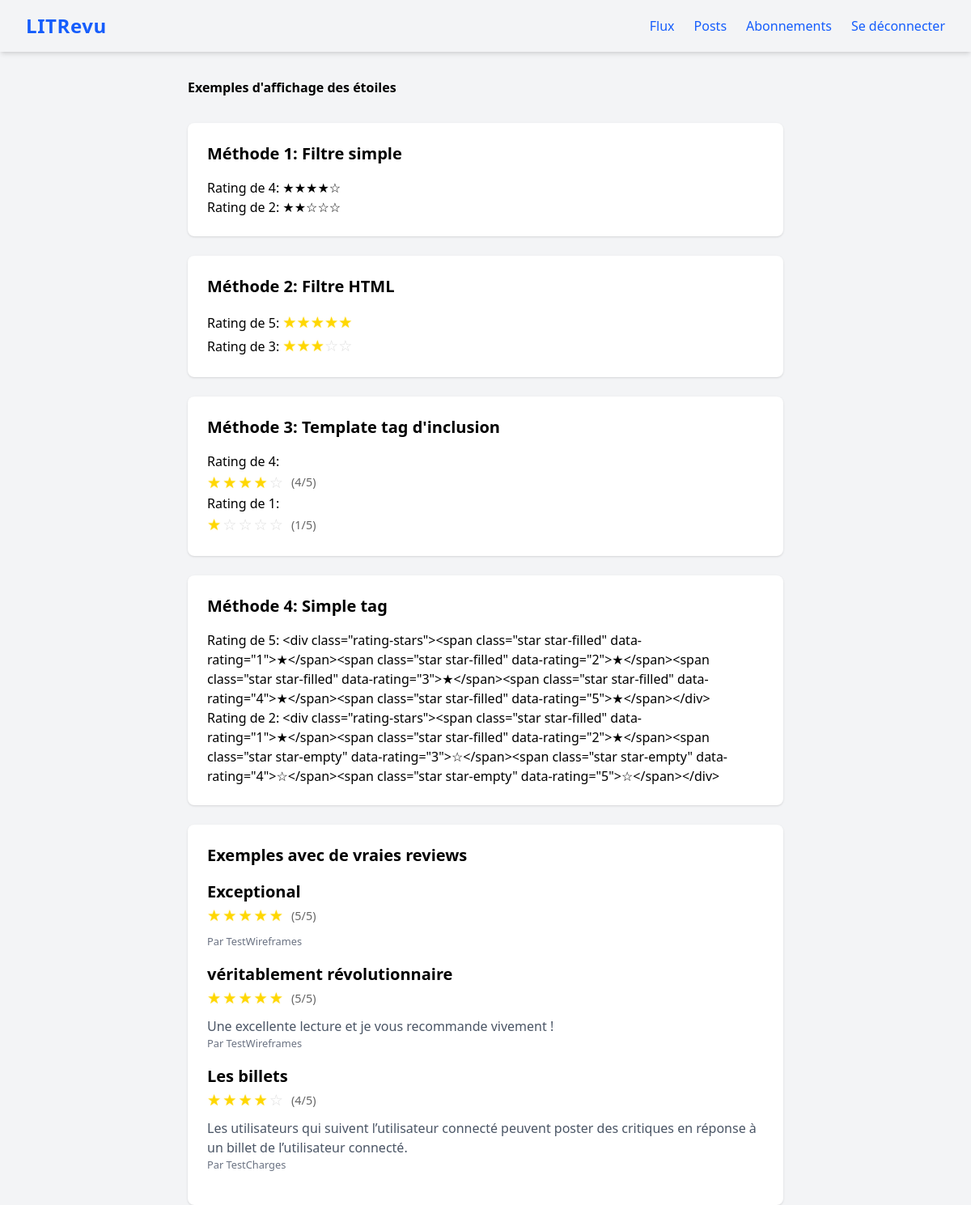
Page /stars-demo/ (signed in) on the earlier database version.
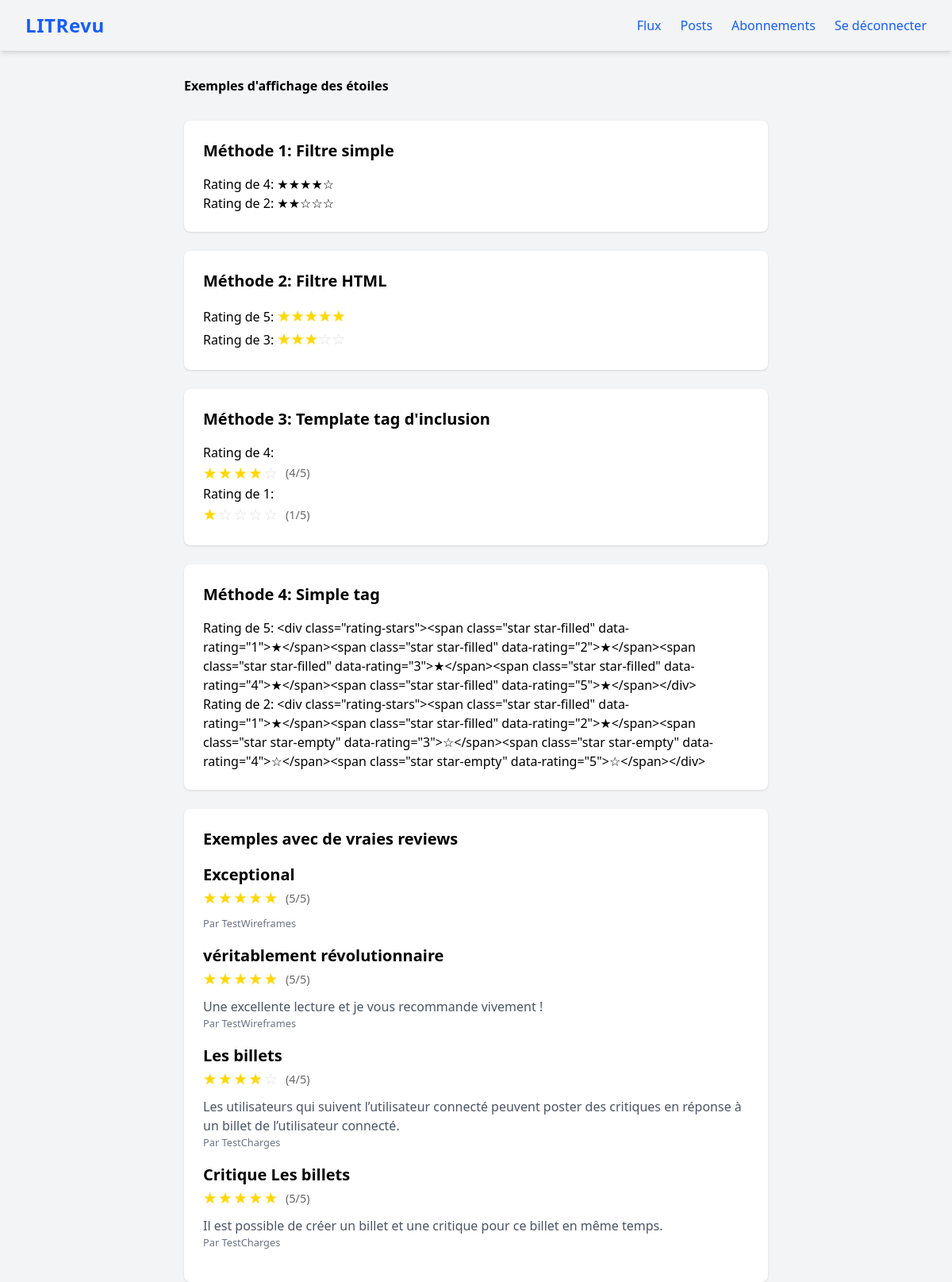
Same page on the later database version.
### review/models.py (models this page shows, shortened)
class Review(models.Model):
    ticket = models.ForeignKey(
        to=Ticket,
        related_name="reviews",
        on_delete=models.CASCADE
    )
    rating = models.IntegerField(
        validators=[MinValueValidator(0), MaxValueValidator(5)])
    headline = models.CharField(max_length=128)
    body = models.CharField(max_length=8192, blank=True)
    user = models.ForeignKey(
        to=settings.AUTH_USER_MODEL, on_delete=models.CASCADE)
    created = models.DateTimeField(auto_now_add=True)

### authentication/models.py (models this page shows)
class User(AbstractUser):
    follows = models.ManyToManyField(
        'self',
        symmetrical=False,
        verbose_name='suit'
    )

### review/views.py (the view)
# urls.py: path('stars-demo/', review.views.stars_demo, name='stars-demo'),
@login_required
def stars_demo(request):
    reviews = models.Review.objects.select_related('user', 'ticket')[:5]
    return render(request, 'review/stars_demo.html', {
        'reviews': reviews
    })

### review/templatetags/review_extras.py (called while the page is built)
@register.filter
def stars(rating):
    if rating is None:
        return ""
    rating = int(rating)
    full_stars = "★" * rating
    empty_stars = "☆" * (5 - rating)
    return full_stars + empty_stars

@register.filter
def stars_html(rating):
    if rating is None:
        return ""
    rating = int(rating)
    stars_html = ""
    for i in range(1, 6):
        if i <= rating:
            stars_html += '<span class="star filled">★</span>'
        else:
            stars_html += '<span class="star empty">☆</span>'
    return stars_html

@register.inclusion_tag('review/_stars.html')
def display_stars(rating):
    return {'rating': rating}

@register.simple_tag
def rating_stars(rating, max_rating=5):
    if rating is None:
        rating = 0
    rating = min(max(int(rating), 0), max_rating)
    html = '<div class="rating-stars">'
    for i in range(1, max_rating + 1):
        if i <= rating:
            html += (f'<span class="star star-filled" '
                     f'data-rating="{i}">★</span>')
        else:
            html += (f'<span class="star star-empty" '
                     f'data-rating="{i}">☆</span>')
    html += '</div>'
    return html

### review/templates/review/stars_demo.html (shortened to what this page needs)
{% extends 'base.html' %}
{% load review_extras %}
{% load static %}
{% block extra_css %}
<link rel="stylesheet" href="{% static 'review/css/styles.css' %}">
{% endblock %}
{% block content %}
<div class="container mx-auto px-4 py-8">
    <h1 class="text-3xl font-bold mb-8">Exemples d'affichage des étoiles</h1>
    <div class="grid gap-6">
        <div class="bg-white p-6 rounded-lg shadow">
            <h2 class="text-xl font-semibold mb-4">Méthode 1: Filtre simple</h2>
            <p>Rating de 4: {{ 4|stars }}</p>
            <p>Rating de 2: {{ 2|stars }}</p>
        </div>
        <div class="bg-white p-6 rounded-lg shadow">
            <h2 class="text-xl font-semibold mb-4">Méthode 2: Filtre HTML</h2>
            <p>Rating de 5: {{ 5|stars_html|safe }}</p>
            <p>Rating de 3: {{ 3|stars_html|safe }}</p>
        </div>
        <div class="bg-white p-6 rounded-lg shadow">
            <h2 class="text-xl font-semibold mb-4">Méthode 3: Template tag d'inclusion</h2>
            <p>Rating de 4: {% display_stars 4 %}</p>
            <p>Rating de 1: {% display_stars 1 %}</p>
        </div>
        <div class="bg-white p-6 rounded-lg shadow">
            <h2 class="text-xl font-semibold mb-4">Méthode 4: Simple tag</h2>
            <p>Rating de 5: {% rating_stars 5 %}</p>
            <p>Rating de 2: {% rating_stars 2 %}</p>
        </div>
        {% if reviews %}
        <div class="bg-white p-6 rounded-lg shadow">
            <h2 class="text-xl font-semibold mb-4">Exemples avec de vraies reviews</h2>
            {% for review in reviews %}
            <div class="border-b pb-4 mb-4">
                <h3 class="font-bold">{{ review.headline }}</h3>
                {% display_stars review.rating %}
                <p class="text-gray-600 mt-2">{{ review.body|truncatewords:20 }}</p>
                <small class="text-gray-500">Par {{ review.user.username }}</small>
            </div>
            {% endfor %}
        </div>
        {% endif %}
    </div>
</div>
{% endblock %}

### review/templates/review/_stars.html
<div class="rating-display">
    {% for i in "12345" %}
        {% if forloop.counter <= rating %}
            <span class="star filled">★</span>
        {% else %}
            <span class="star empty">☆</span>
        {% endif %}
    {% endfor %}
    <span class="rating-text">({{ rating }}/5)</span>
</div>

Differences in the rows shown:
added Review: headline "Critique Les billets", rating "5", body "Il est possible de créer un billet et une critique pour ce billet en même temps.", user.username "TestCharges"
